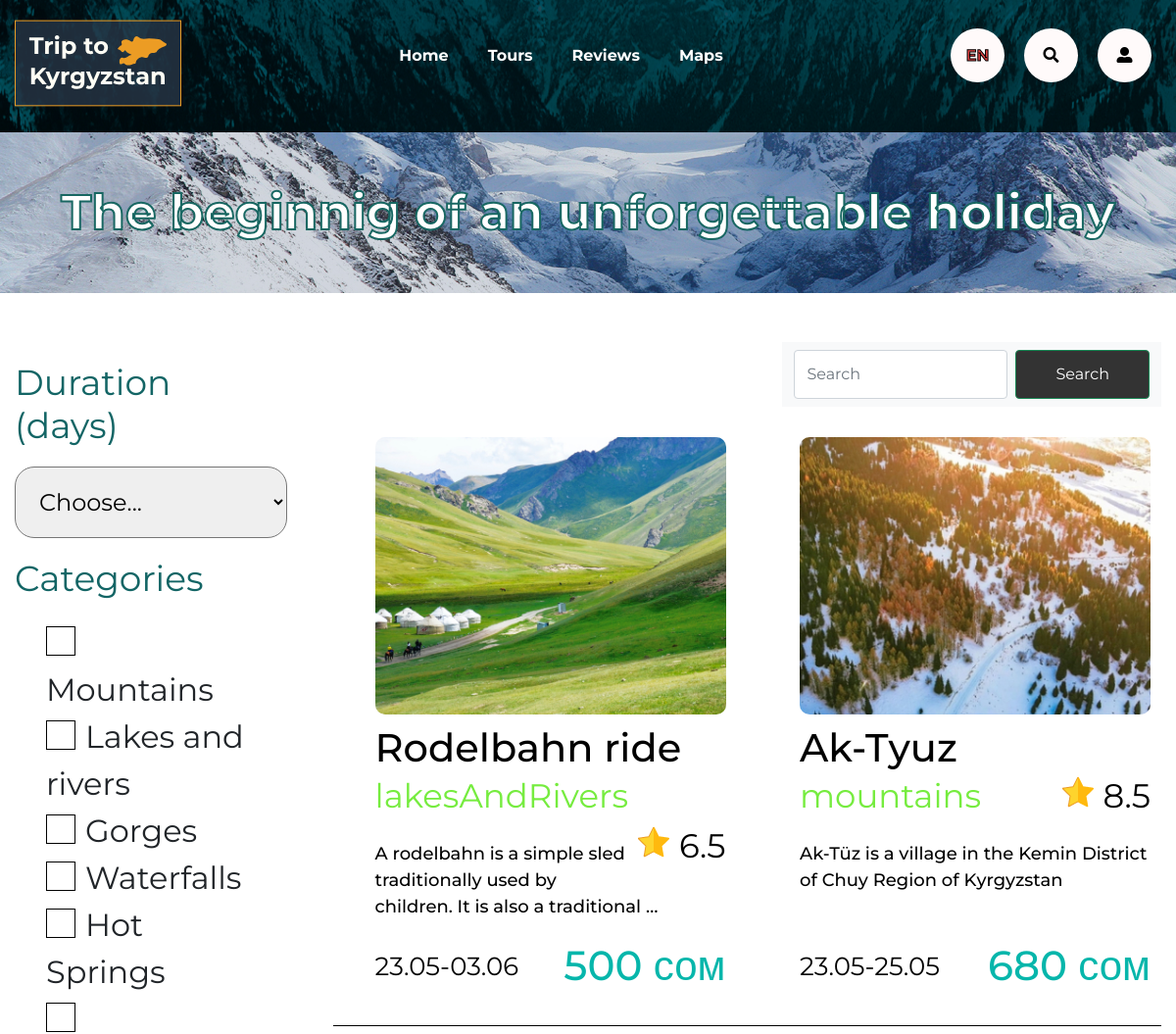
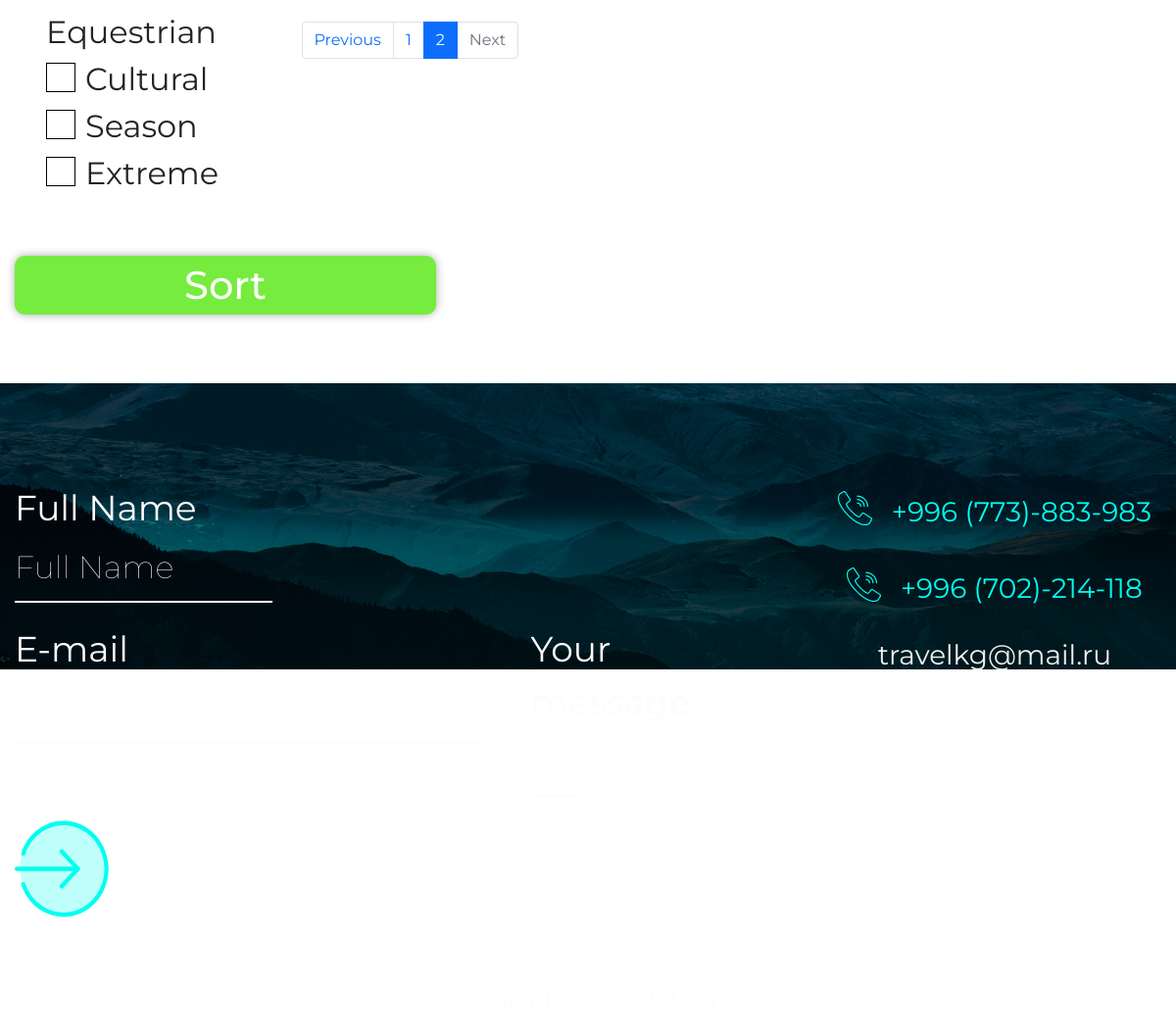
/tours/?page=2, run on the app's committed database (2 pictures, top to bottom).
### blog/models.py (models this page shows, shortened)
class Tours(models.Model):
    title = models.CharField(max_length=40)
    body = models.TextField()
    price = models.PositiveSmallIntegerField()
    date1 = models.DateField(verbose_name='Start day', null=True, blank=True)
    date2 = models.DateField(verbose_name='End day', null=True, blank=True)
    category = models.CharField(max_length=16, choices=CATEGORY_CHOICE)
    point = models.FloatField(validators=[MinValueValidator(point_min), MaxValueValidator(point_max)])
    img = models.ImageField(upload_to='uploads/', verbose_name='image')
    date_pub = models.DateTimeField(auto_now_add=True, null=True, blank=True)
    class Meta:
        verbose_name = 'Tour'
        verbose_name_plural = 'Tours'
        ordering = ['-date_pub']

### blog/views.py (the view)
# urls.py: path('tours/', views.tours_list, name='tours_list'),
def tours_list(request):
    search_query = request.GET.get('search', '')
    if search_query:
        tours = Tours.objects.filter(Q(title__icontains=search_query) | Q(body__icontains=search_query))
    else:
        tours = Tours.objects.all()
    s_chbx = Tours.objects.all()
    paginator = Paginator(tours, 6)
    page_number = request.GET.get('page', 1)
    page = paginator.get_page(page_number)
    is_paginated = page.has_other_pages()
    if page.has_previous():
        prev_url = '?page={}'.format(page.previous_page_number())
    else:
        prev_url = ''
    if page.has_next():
        next_url = '?page={}'.format(page.next_page_number())
    else:
        next_url = ''
    context = {
        'page_object': page,
        'is_paginated': is_paginated,
        'prev_url': prev_url,
        'next_url': next_url,
        's_chbx': s_chbx,
    }
    return render(request, 'blog/tours.html', context=context)

### blog/templates/blog/tours.html (shortened to what this page needs)
{% load static %}
<!DOCTYPE html>
<html lang="ru">
<head>
    {% include 'blog/includes/links.html' %}
</head>
<body>
{% include 'blog/includes/header.html' %}
<img class="header-img" src="{% static 'blog/img/header/1.jpg' %}" alt="1"/>
<div class="tours">
    <div class="inner"><img src="{% static 'blog/img/main/tours/1.jpg' %}" alt="1"/>
        <h1 class="title">The beginnig of an unforgettable holiday</h1>
    </div>
    <div class="container">
        <div class="search-tours">
            <form class="side-bar" action="#">
                <div class="side-bar__item">
                    <h3 class="title">Duration (days)</h3>
                    <select class="tour-select-sort" id="tour-duration" name="tour-duration" placeholder="value">
                        <option value="" disabled="disabled" selected="selected">Choose...</option>
                    </select>
                </div>
                <div class="side-bar__item">
                    <h3 class="title">Categories</h3>
                    <ul class="sort-check" id="tal">
                        <li>
                            <label for="mountains">Mountains</label>
                        </li>
                        <li>
                            <label for="lakesAndRivers">Lakes and rivers</label>
                        </li>
                        <li>
                            <label for="Gorges">Gorges</label>
                        </li>
                        <li>
                            <label for="waterfalls">Waterfalls</label>
                        </li>
                        <li>
                            <label for="hotSpings">Hot Springs</label>
                        </li>
                        <li>
                            <label for="equestrian">Equestrian</label>
                        </li>
                        <li>
                            <label for="cultural">Cultural</label>
                        </li>
                        <li>
                            <label for="season">Season</label>
                        </li>
                        <li>
                            <label for="extreme">Extreme</label>
                        </li>
                    </ul>
                </div><br>
            <button class="btn show-more">Sort</button>
            </form>
            <div class="tour-data">
                <div class="sorting">
                    <nav class="navbar navbar-expand-lg navbar-light bg-light">
                        <div class="container-fluid">
                            <form class="d-flex" action="{% url 'tours_list' %}">
                                <input class="form-control me-2" type="search" placeholder="Search" aria-label="Search"
                                       name="search">
                                <button class="btn btn-outline-success" type="submit">Search</button>
                            </form>
                        </div>
                    </nav>
                </div>
                <ol class="list-tour">
                    <li>
                        <ul class="tours-content">
                            {% for el in page_object.object_list %}
                            <li><a href=""> <img class="tours-content__img"
                                                  src="{{ el.img.url }}" alt=""/>
                                <h3 class="title">{{el.title}}</h3>
                                <p class="tours-content__lvl"><span
                                        class="lvl-name cat-color">{{el.category}}</span><span
                                        class="stars"> <span class="stars__icon"></span><span
                                        class="stars__point">{{el.point}}</span></span></p>
                                <p class="subtitle">{{el.body|truncatewords:15}}</p>
                                <p><span
                                        class="tour-date">{{el.date1 | date:"d.m" }}-{{el.date2 | date:"d.m"}}</span><span
                                        class="tour-price">{{el.price}} сом</span></p></a>
                            </li>
                            {% endfor %}
                        </ul>
                    </li>
                </ol>
                {% if is_paginated %}
                <nav aria-label="...">
                    <ul class="pagination">
                        <li class="page-item {% if not prev_url %} disabled {% endif %}">
                            <a class="page-link" href="{{ prev_url }}" tabindex="-1" aria-disabled="true">Previous</a>
                        </li>
                        {% for n in page_object.paginator.page_range %}
                        {% if page_object.number == n %}
                        <li class="page-item active" aria-current="page">
                            <a class="page-link" href="?page={{n}}">{{n}}</a>
                        </li>
                        {% elif n > page_object.number|add:-3 and n < page_object.number|add:3 %}
                        <li class="page-item">
                            <a class="page-link" href="?page={{n}}">{{n}}</a></li>
                        {% endif %}
                        {% endfor %}
                        <li class="page-item {% if not next_url %} disabled {% endif %}">
                            <a class="page-link" href="{{ next_url }}" tabindex="-1" aria-disabled="true">Next</a>
                        </li>
                    </ul>
                </nav>
                {% endif %}
            </div>
        </div>
    </div>
</div>
{% include 'blog/includes/footer.html' %}
</body>
</html>

### blog/static/blog/css/style.css (style rules this page uses)
* { padding:0;margin:0;box-sizing:border-box }
body { font-family:"Montserrat",sans-serif;font-weight:normal }
.container { max-width:1680px;width:100%;padding:0 15px;margin:0 auto }
a { text-decoration:none;color:#000 }
img { width:100%;max-width:100%;display:block }
.header-img { height:135px }
.btn { display:inline-flex;height:50px;padding:0 40px;align-items:center;justify-content:center;cursor:pointer;outline:none!important;transition:0.3s;background-color:#333;color:#fff }
.tours { padding-bottom:50px }
.tours .inner { position:relative }
.tours .inner h1.title { display:inline;width:100%;margin:0;position:absolute;top:50%;transform:translate(0%,-50%);color:#fff;-webkit-text-stroke:#186762 2px;font-size:50px;font-weight:bold;text-align:center }
.tours .search-tours { display:flex;justify-content:space-between;padding-top:50px }
.tours .search-tours .tour-select-sort { font-family:inherit;padding:20px;font-size:24px;border-radius:20px;outline:0 }
.tours .search-tours .side-bar { max-width:20%;width:100% }
.tours .search-tours .side-bar__item h3.title { font-size:36px;color:#136565;font-weight:normal;margin:20px 0 }
.tours .search-tours .side-bar .sort-check { list-style:none }
.tours .search-tours .side-bar .sort-check label { font-size:32px;-webkit-user-select:none;user-select:none;cursor:pointer;vertical-align:middle }
.tours .search-tours .side-bar .sort-check label:before { content:"";display:inline-block;width:30px;height:30px;border:1px solid #000;vertical-align:middle;margin-right:10px;margin-bottom:10px }
.tours .tour-data { max-width:75%;width:100% }
.tours .tour-data ol { list-style:none }
.tours .tour-data .sorting { display:block;float:right;margin-bottom:20px;cursor:pointer }
.tours .tours-content { display:flex;justify-content:space-between;flex-wrap:wrap;width:100%;list-style:none;border-bottom:1px #000 solid;margin-bottom:30px;padding-bottom:10px }
.tours .tours-content li { max-width:380px;width:100% }
.tours .tours-content li a { display:block;padding:10px 10px 0 10px;border:1px solid transparent;border-radius:50%;transition:0.5s }
.tours .tours-content__img { width:100%;border-radius:10px }
.tours .tours-content .title { font-size:40px;font-weight:500;margin:10px 0 0 }
.tours .tours-content__lvl { font-size:34px;margin-bottom:20px }
.tours .tours-content .lvl-name.cat-color { color:#76ec3f }
.tours .tours-content .stars { float:right }
.tours .tours-content .stars__icon { display:inline-block;margin:0 10px;width:32px;height:32px;background-image:url("../img/main/tours/icons/star.png") }
.tours .tours-content .subtitle { font-size:18px;font-weight:500;height:80px }
.tours .tours-content .tour-date { font-size:26px;color:#000;line-height:2.5 }
.tours .tours-content .tour-price { font-size:42px;color:#06b6ab;float:right;font-weight:500 }
.tours .show-more { display:block;color:#fff;background:#76ec3f;font-size:40px;font-weight:500;margin:20px auto;border:0;width:430px;height:60px;border-radius:10px;box-shadow:0 0 10px #0005 }

### data on the page
Tours: img (picture), title "Rodelbahn ride", category "lakesAndRivers", point "6.5", body "A rodelbahn is a simple sled traditionally used by children. It is also a traditional …", date1 "23.05", date2 "03.06", price "500"
Tours: img (picture), title "Ak-Tyuz", category "mountains", point "8.5", body "Ak-Tüz is a village in the Kemin District of Chuy Region of Kyrgyzstan", date1 "23.05", date2 "25.05", price "680"

### other printed values
{{ n }} "1"
{{ n }} "2"
